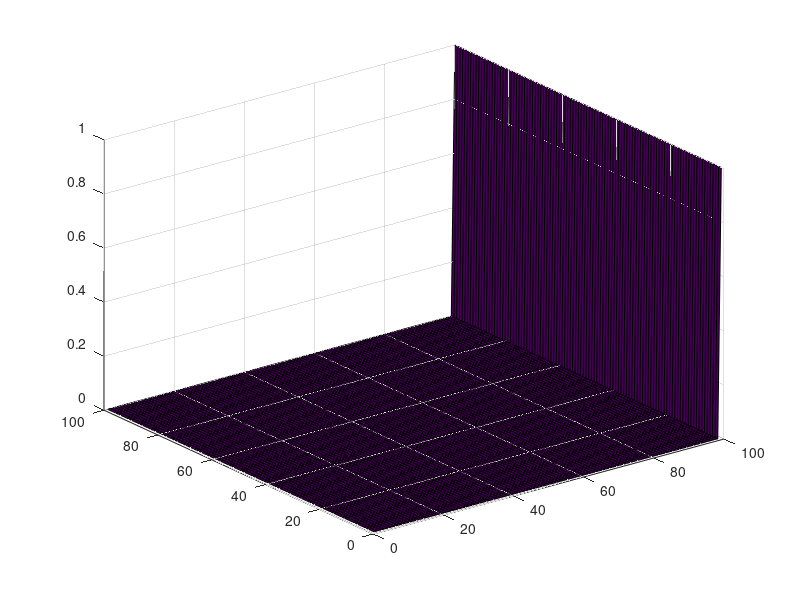

Recreate this plot in MATLAB.
% Jalil (Rohana) Aalab #100995788 P/A 3

% 2D Laplace Solver by Iteration

nx = 100;
ny = 100;
V = zeros([nx,ny]); % 100 x 100 matrix

r = 1; % This parameter corresponds to the row of V
c = 1; % This parameter corresponds to the column of V

% The values on four sides around a node are now set to zero
Side_1 = 0; 
Side_2 = 0;
Side_3 = 0;
Side_4 = 0;

for i = 1 : 1 : 100
   for x = 1 : 1 : 100
       V(x, 100) = 1;
       V(x, 1) = 0;
   end
    
    % Going through all rows, one column at a time
    for column = 1 : 1 : 100
        % Staying in one column and moving through all of its rows
        for row = 1 : 1 : 100
            if (r + 1) < 100
                Side_1 = V(r + 1, c);
            end
            
            if (r - 1) > 0
                Side_2 = V(r - 1, c);
            end
            
            if (c + 1) < 100
                Side_3 = V(r , c + 1);
            end 
            
            if (c - 1) > 0
                Side_4 = V(r , c - 1);
            end

            V(r,c) = (Side_1 + Side_2 + Side_3 + Side_4) / 4;
            
        end
    end
    
    surf(V);        % This makes a surface plot of the values
    pause(0.1);
    
    
end


        
